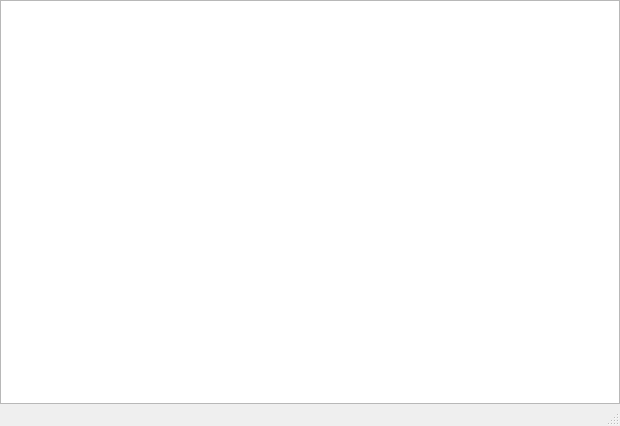
<?xml version="1.0" encoding="UTF-8"?>
<ui version="4.0">
 <class>MainWindow</class>
 <widget class="QMainWindow" name="MainWindow">
  <property name="geometry">
   <rect>
    <x>0</x>
    <y>0</y>
    <width>620</width>
    <height>426</height>
   </rect>
  </property>
  <property name="sizePolicy">
   <sizepolicy hsizetype="Preferred" vsizetype="Preferred">
    <horstretch>0</horstretch>
    <verstretch>0</verstretch>
   </sizepolicy>
  </property>
  <property name="windowTitle">
   <string>MainWindow</string>
  </property>
  <widget class="QWidget" name="centralwidget">
   <layout class="QVBoxLayout" name="verticalLayout">
    <property name="spacing">
     <number>6</number>
    </property>
    <property name="leftMargin">
     <number>0</number>
    </property>
    <property name="topMargin">
     <number>0</number>
    </property>
    <property name="rightMargin">
     <number>0</number>
    </property>
    <property name="bottomMargin">
     <number>0</number>
    </property>
    <item>
     <widget class="QTextEdit" name="textEdit">
      <property name="contextMenuPolicy">
       <enum>Qt::DefaultContextMenu</enum>
      </property>
      <property name="autoFillBackground">
       <bool>true</bool>
      </property>
      <property name="lineWrapMode">
       <enum>QTextEdit::NoWrap</enum>
      </property>
     </widget>
    </item>
   </layout>
  </widget>
  <widget class="QMenuBar" name="menubar">
   <property name="geometry">
    <rect>
     <x>0</x>
     <y>0</y>
     <width>620</width>
     <height>23</height>
    </rect>
   </property>
  </widget>
  <widget class="QStatusBar" name="statusbar"/>
 </widget>
 <resources/>
 <connections/>
</ui>
